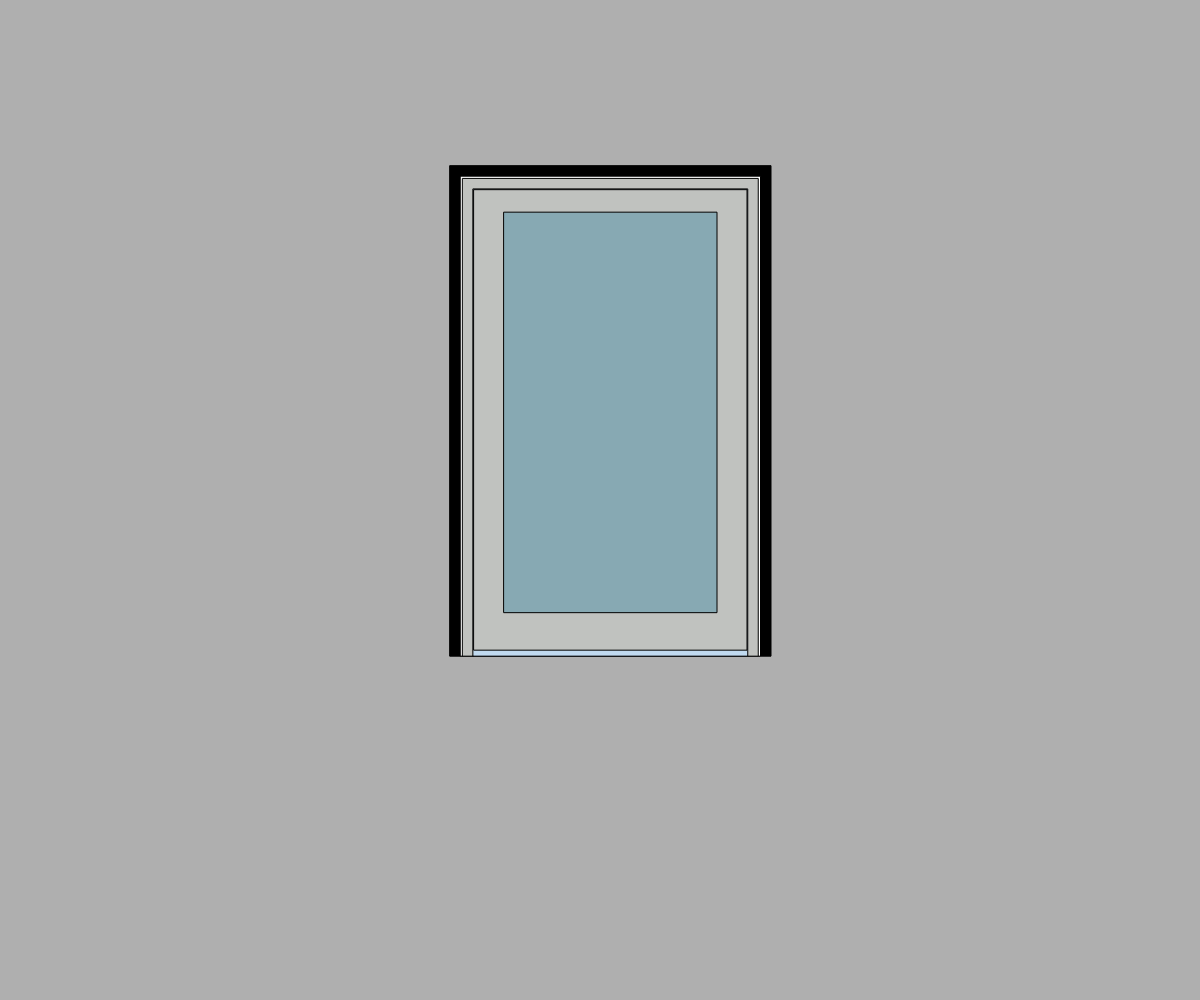
Frame 1 (no input)
Frame 60 (no input): identical to frame 1, image omitted
Frame 120 (the mouse pressed at the canvas centre since frame 60): identical to frame 1, image omitted

The p5.js sketch that drew this single still picture (run headless with seeded random() and noise() and a simulated clock; from frame 60 on, the mouse is pressed at the canvas centre):

// p5.js sketch
// ── sketch.js
/* eslint-disable no-undef, no-unused-vars */
let multiplyer = 6;
let wide = 5 * multiplyer;
let medium = 3.75 * multiplyer;
let narrow = 2.125 * multiplyer;

let shimGap = 0.375 * multiplyer;
let roWidth = 50 * multiplyer;
let roHeight = 80 * multiplyer;
let jmabWidth = 1.75 * multiplyer;
let woodFraming = 1.75 * multiplyer;
let doorFrameWidth = roWidth - shimGap * 2;
let doorFrameHeight = roHeight - shimGap;
let doorToFramGap = 0.125 * multiplyer;
let underCut = 1 * multiplyer;
let styleWidth = wide;
let bottomRail = 10 * multiplyer;
let headRail = 3.75 * multiplyer;
let canvas;
function windowResized() {
  resizeCanvas(windowWidth, windowHeight);
}
function setup() {
  canvas = createCanvas(windowWidth, windowHeight);
  // canvas.style("z-index", "-1");
  // Put setup code here
}

function draw() {
  background(175);
  // stroke(0);
  // rectMode(CENTER);
  strokeWeight(1);
  stroke(0);
  roughFraming();
  //
  fill(255, 255, 255);
  rect(
    windowWidth / 2 - roWidth / 2 + woodFraming,
    windowHeight / 2 -
      windowHeight / 3 -
      windowHeight / windowHeight +
      woodFraming,
    roWidth,
    roHeight
  );
  fill(192, 194, 191);
  rect(
    windowWidth / 2 - roWidth / 2 + woodFraming + shimGap,
    windowHeight / 2 -
      windowHeight / 3 -
      windowHeight / windowHeight +
      woodFraming +
      shimGap,
    roWidth - shimGap * 2,
    roHeight - shimGap
  );
  fill(193, 218, 240);
  rect(
    windowWidth / 2 - roWidth / 2 + woodFraming + shimGap + jmabWidth,
    windowHeight / 2 -
      windowHeight / 3 -
      windowHeight / windowHeight +
      woodFraming +
      shimGap +
      jmabWidth,
    doorFrameWidth - jmabWidth * 2,
    doorFrameHeight - jmabWidth
  );
  fill(192, 194, 191);
  rect(
    windowWidth / 2 -
      roWidth / 2 +
      woodFraming +
      shimGap +
      jmabWidth +
      doorToFramGap,
    windowHeight / 2 -
      windowHeight / 3 -
      windowHeight / windowHeight +
      woodFraming +
      shimGap +
      jmabWidth +
      doorToFramGap,
    doorFrameWidth - jmabWidth * 2 - doorToFramGap * 2,
    doorFrameHeight - jmabWidth - doorToFramGap - underCut
  );
  fill(135, 169, 179);
  rect(
    windowWidth / 2 -
      roWidth / 2 +
      woodFraming +
      shimGap +
      jmabWidth +
      doorToFramGap +
      styleWidth,
    windowHeight / 2 -
      windowHeight / 3 -
      windowHeight / windowHeight +
      woodFraming +
      shimGap +
      jmabWidth +
      doorToFramGap +
      headRail,
    doorFrameWidth - jmabWidth * 2 - doorToFramGap * 2 - styleWidth * 2,
    doorFrameHeight - jmabWidth - doorToFramGap - underCut - bottomRail
  );
}

function roughFraming() {
  fill(0);
  // fill(237, 166, 86);
  rect(
    windowWidth / 2 - roWidth / 2,
    windowHeight / 2 - windowHeight / 3 - windowHeight / windowHeight,
    roWidth + woodFraming * 2,
    roHeight + woodFraming
  );
}

// rect(
//   windowWidth / 2,
//   windowHeight / 2 - windowHeight / 3 + 50 - shimGap * 2,
//   roWidth,
//   roHeight
// );
// //
// rect(
//   windowWidth / 2,
//   windowHeight / 2 - windowHeight / 3 + 50,
//   40 * 4,
//   86 * 4
// );

// This Redraws the Canvas when resized
